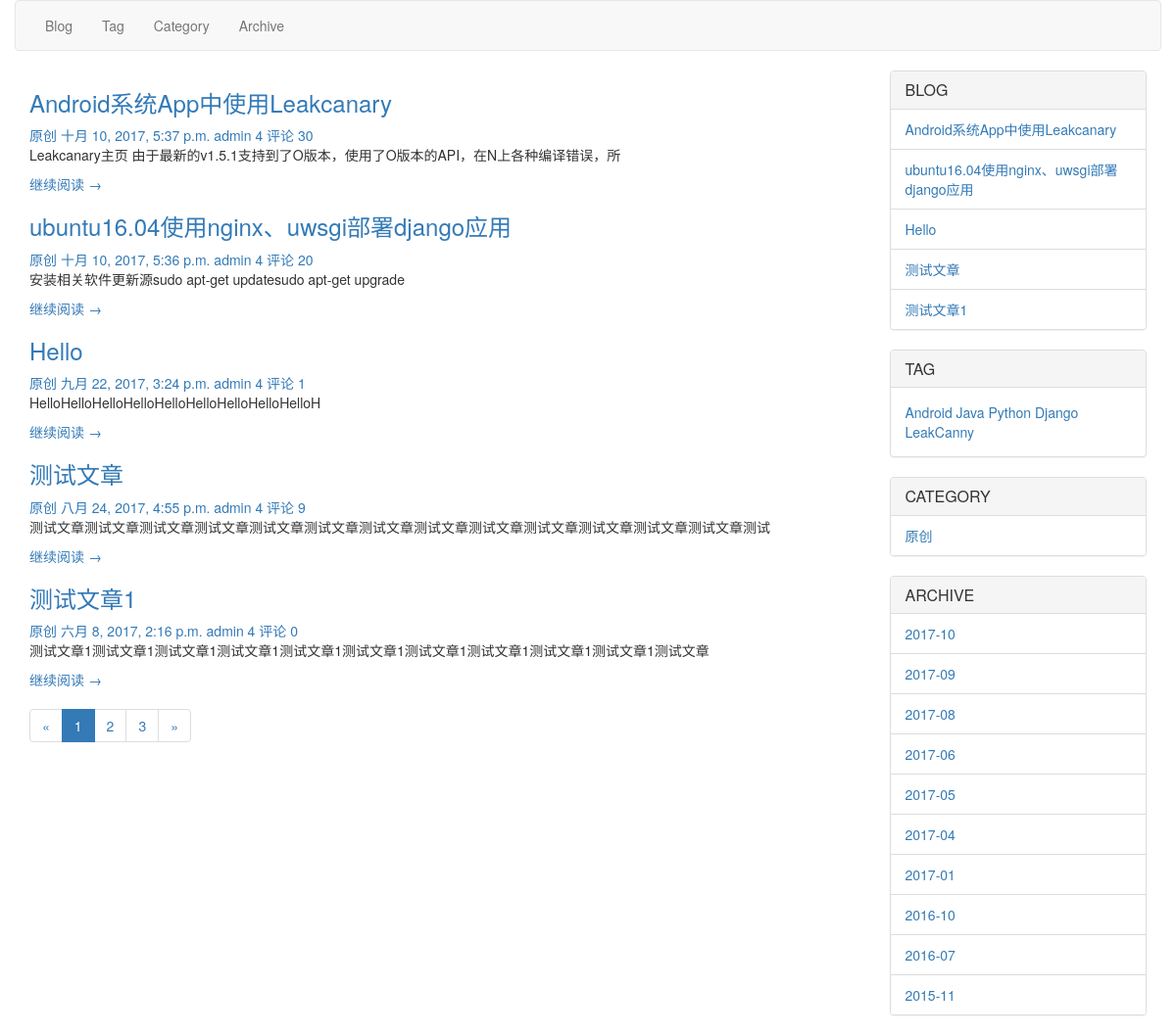
Screenshot of /blog/ with the database file from the repository.
### blog/models.py (models this page shows, shortened)
class Post(models.Model):
    title = models.CharField(max_length=100)
    body = models.TextField()
    created_time = models.DateTimeField(default=timezone.now)
    modified_time = models.DateTimeField(auto_now=True)
    excerpt = models.CharField(max_length=200, blank=True)
    views = models.PositiveIntegerField(default=0)
    author = models.ForeignKey(User)
    category = models.ForeignKey(Category)
    tags = models.ManyToManyField(Tag, blank=True)
    def get_absolute_url(self):
        return reverse('blog:detail', kwargs={'pk': self.pk})
    class Meta:
        ordering = ['-created_time']

class Category(models.Model):
    name = models.CharField(max_length=100)
    def get_absolute_url(self):
        return '%s#%s' % (reverse('blog:category'), self.name)

class Tag(models.Model):
    name = models.CharField(max_length=100)
    def get_absolute_url(self):
        return '%s#%s' % (reverse('blog:tag'), self.name)

### blog/views.py (the view)
class IndexView(ListView):
    model = Post
    context_object_name = 'posts'
    template_name = 'blog/index.html'
    paginate_by = 5

### blog/templatetags/post_tags.py (called while the page is built)
@register.simple_tag
def get_tags(*args, **kwargs):
    return Tag.objects.annotate(post_num=Count('post')).filter(post_num__gt=0)

@register.simple_tag
def get_categories(*args, **kwargs):
    return Category.objects.all()

@register.simple_tag
def get_posts(num=None, *args, **kwargs):
    return Post.objects.all()[:num]

### blog/templates/blog/index.html (shortened to what this page needs)
{% extends 'blog/base.html' %}
{% load paginator %}
{% block body %}
    {% for post in posts %}
    <article class="post">
        <header class="entry-header">
            <h3 class="entry-title">
                <a href="{{ post.get_absolute_url }}">{{ post.title }}</a>
            </h3>
            <div class="entry-meta">
                <span class="post-category"><a href="{{ post.category.get_absolute_url }}">{{ post.category.name }}</a></span>
                <span class="post-date"><a href="#"><time class="entry-date">{{ post.created_time }}</time></a></span>
                <span class="post-author"><a href="#">{{ post.author }}</a></span>
                <span class="comments-link"><a href="#">4 评论</a></span>
                <span class="views-count"><a href="#">{{ post.views }}</a></span>
            </div>
        </header>
        <div class="entry-content clearfix">
            <p>{{ post.excerpt }}</p>
            <div class="read-more cl-effect-14">
                <a href="#" class="more-link">继续阅读 <span class="meta-nav">→</span></a>
            </div>
        </div>
    </article>
    {% endfor %}
    {% pagination %}
{% endblock %}

### blog/templates/blog/base.html (shortened to what this page needs)
<!DOCTYPE html>
<html lang="cn">
<head>
    {% load static %}
    <link href="https://cdn.bootcss.com/bootstrap/3.3.7/css/bootstrap.min.css" rel="stylesheet">
</head>
{% load post_tags %}
<body>
<div class="container">
    <div class="row">
        {% block navbar %}
            <nav class="navbar navbar-default">
                <div class="container-fluid">
                    <div>
                        <ul class="nav navbar-nav">
                            <li><a href="{% url 'blog:index' %}">Blog</a></li>
                            <li><a href="{% url 'blog:tag' %}">Tag</a></li>
                            <li><a href="{% url 'blog:category' %}">Category</a></li>
                            <li><a href="{% url 'blog:archive' %}">Archive</a></li>
                        </ul>
                    </div>
                </div>
            </nav>
        {% endblock %}
    </div>
</div>
<div class="content-body container">
    <div class="row">
        <div class="col-md-9">
            {% block body %}{% endblock %}
        </div>
        <div class="col-md-3">
            {% block sidebar %}
                <div class="panel panel-default">
                    <div class="panel-heading">
                        <h3 class="panel-title">BLOG</h3>
                    </div>
                    {% get_posts 5 as recent_post %}
                    <ul class="list-group">
                        {% for p in recent_post %}
                            <li class="list-group-item"><a href="{{ p.get_absolute_url }}">{{ p.title }}</a></li>
                        {% endfor %}
                    </ul>
                </div>
                <div class="panel panel-default">
                    <div class="panel-heading">
                        <h3 class="panel-title">TAG</h3>
                    </div>
                    {% get_tags as tags %}
                    <div class="panel-body">
                        {% for t in tags %}
                            <span><a href="{{ t.get_absolute_url }}">{{ t.name }}</a></span>
                        {% endfor %}
                    </div>
                </div>
                <div class="panel panel-default">
                    <div class="panel-heading">
                        <h3 class="panel-title">CATEGORY</h3>
                    </div>
                    {% get_categories as categories %}
                    <ul class="list-group">
                        {% for c in categories %}
                            <li class="list-group-item"><a href="{{ c.get_absolute_url }}">{{ c.name }}</a></li>
                        {% endfor %}
                    </ul>
                </div>
                <div class="panel panel-default">
                    <div class="panel-heading">
                        <h3 class="panel-title">ARCHIVE</h3>
                    </div>
                    <ul class="list-group">
                        {% get_posts as posts %}
                        {% regroup posts by created_time.year as posts_by_year %}
                        {% for year in posts_by_year %}
                            {% regroup year.list by created_time.month as posts_by_month %}
                            {% for month in posts_by_month %}
                                <li class="list-group-item"><a href="{% url 'blog:archive' %}#{{ year.grouper }}{{ month.grouper|stringformat:'02d' }}">
                                    {{ year.grouper }}-{{ month.grouper|stringformat:"02d" }}</a>
                                </li>
                            {% endfor %}
                        {% endfor %}
                    </ul>
                </div>
            {% endblock %}
        </div>
    </div>
</div>
</body>
</html>

### blog/templates/blog/paginator.html
{% load paginator %}
{% if pagination_required %}
    <ul class="pagination">
        {% if page_obj.has_previous %}
            <li><a href="?page={{ page_obj.previous_page_number }}"><span>&laquo;</span></a></li>
        {% else %}
            <li><span><span>&laquo;</span></span></li>
        {% endif %}
        {% for page in page_range %}
            {% if page is not None %}
                {% if page == page_num %}
                    <li class="active"><span>{{ page }}</span></li>
                {% else %}
                    <li><a href="?page={{ page }}">{{ page }}</a></li>
                {% endif %}
            {% else %}
                <li><span>...</span></li>
            {% endif %}
        {% endfor %}
        {% if page_obj.has_next %}
            <li><a href="?page={{ page_obj.next_page_number }}"><span>&raquo;</span></a></li>
        {% else %}
            <li><span>&raquo;</span></li>
        {% endif %}
    </ul>
{% endif %}

### rows the page displays
Post: title "Android系统App中使用Leakcanary", category.name "原创", created_time "十月 10, 2017, 5:37 p.m.", author "admin", views "30", excerpt "Leakcanary主页 由于最新的v1.5.1支持到了O版本，使用了O版本的API，在N上各种编译错误，所"
Post: title "ubuntu16.04使用nginx、uwsgi部署django应用", category.name "原创", created_time "十月 10, 2017, 5:36 p.m.", author "admin", views "20", excerpt "安装相关软件更新源sudo apt-get updatesudo apt-get upgrade"
Post: title "Hello", category.name "原创", created_time "九月 22, 2017, 3:24 p.m.", author "admin", views "1", excerpt "HelloHelloHelloHelloHelloHelloHelloHelloHelloH"
Post: title "测试文章", category.name "原创", created_time "八月 24, 2017, 4:55 p.m.", author "admin", views "9", excerpt "测试文章测试文章测试文章测试文章测试文章测试文章测试文章测试文章测试文章测试文章测试文章测试文章测试文章测试"
Post: title "测试文章1", category.name "原创", created_time "六月 8, 2017, 2:16 p.m.", author "admin", views "0", excerpt "测试文章1测试文章1测试文章1测试文章1测试文章1测试文章1测试文章1测试文章1测试文章1测试文章1测试文章"
Tag: name "Android"
Tag: name "Java"
Tag: name "Python"
Tag: name "Django"
Tag: name "LeakCanny"
Category: name "原创"

### other values shown
{{ page }} "1"
{{ page }} "2" "3"
{{ year.grouper }} "2017" "2017" "2017" "2017" "2017" "2017" "2017" "2016" "2016" "2015"
{{ month.grouper|stringformat:"02d" }} "10" "09" "08" "06" "05" "04" "01" "10" "07" "11"
